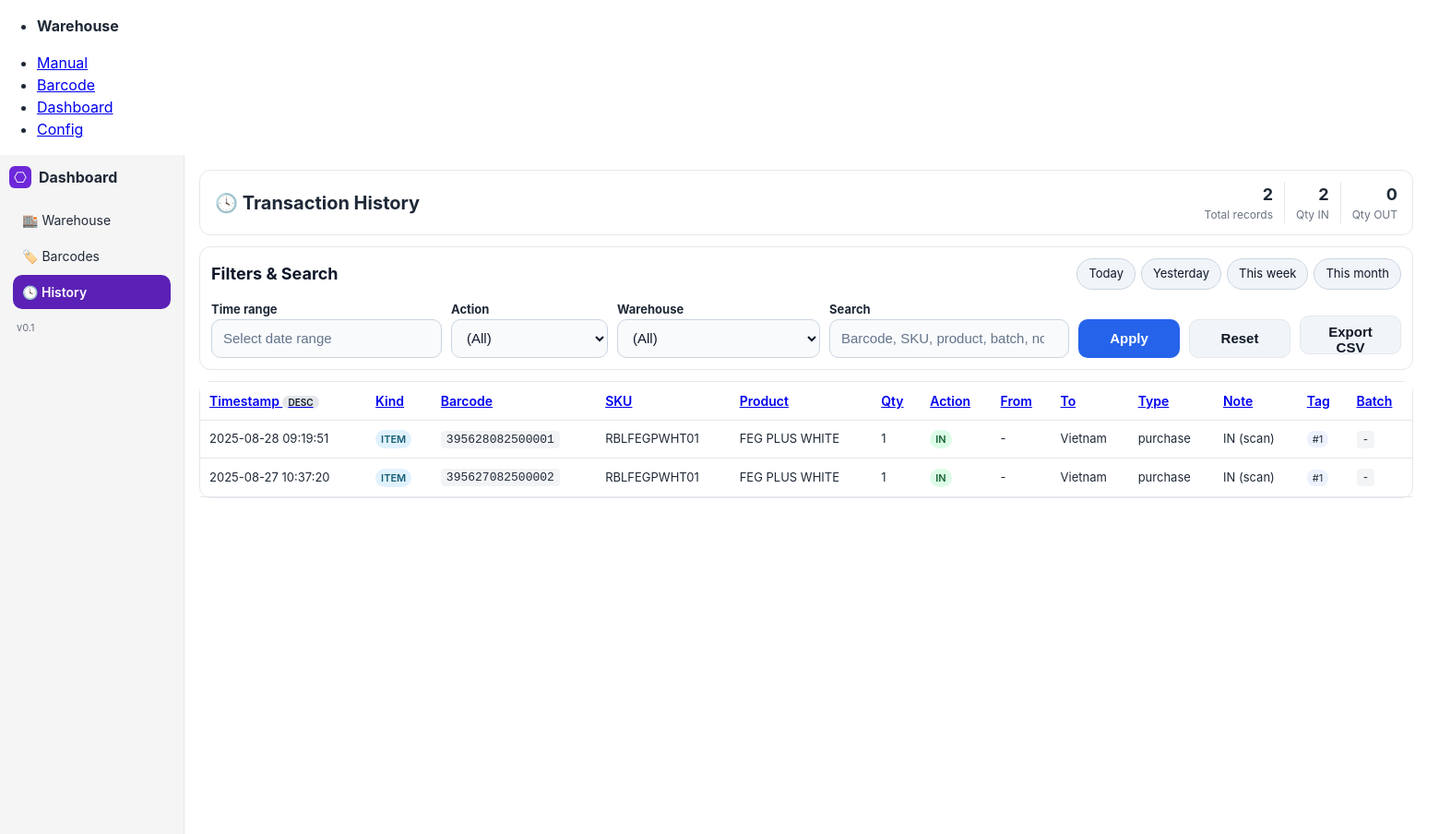
/dashboard/history/, run on an earlier commit of the app's database.
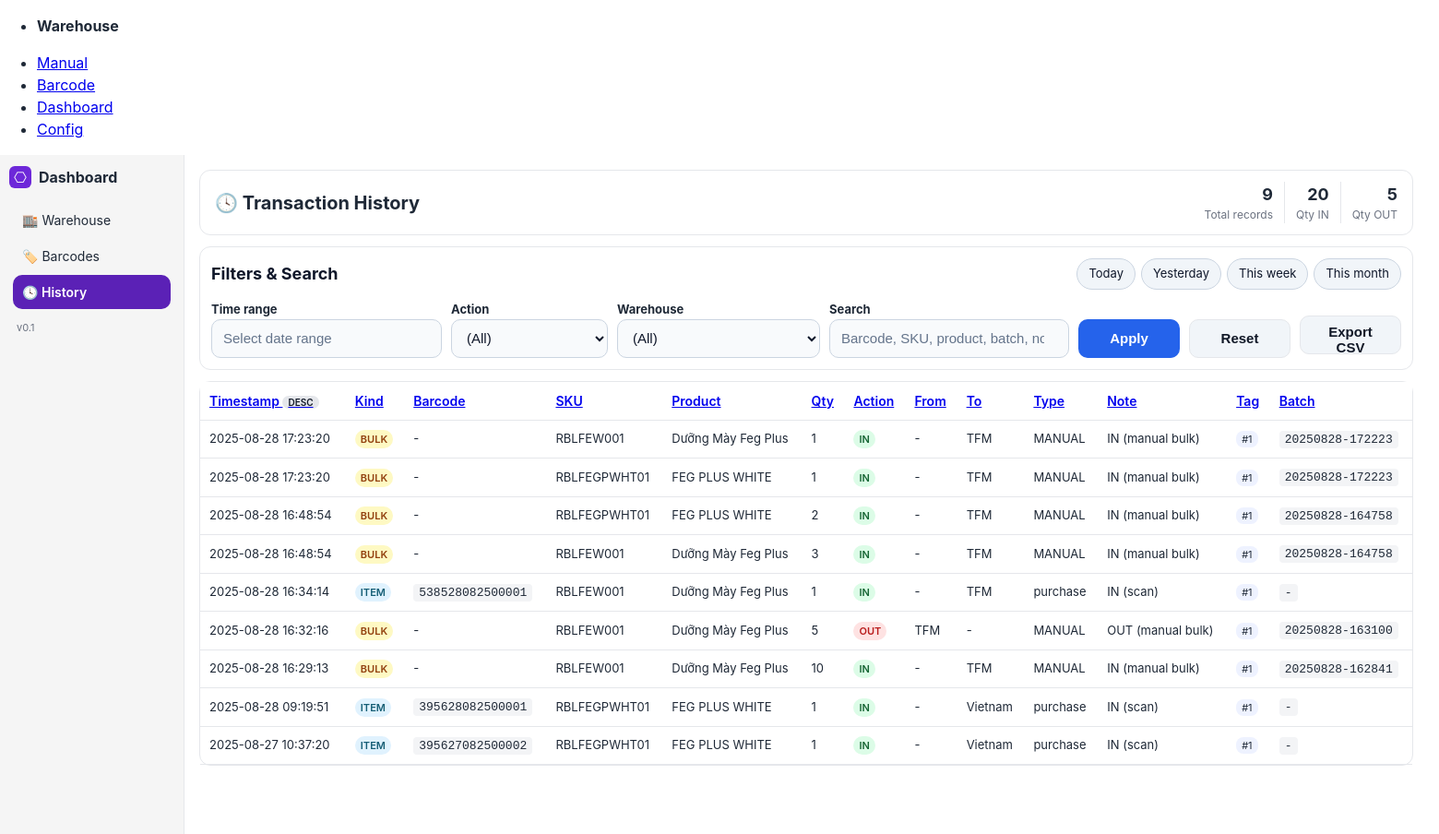
And on a later commit of the database.
### inventory/models.py (models this page shows, shortened)
class Move(models.Model):
    ACTIONS = (("IN", "IN"), ("OUT", "OUT"))
    item   = models.ForeignKey(Item, null=True, blank=True, on_delete=models.CASCADE, related_name="moves")
    product  = models.ForeignKey(Product, null=True, blank=True, on_delete=models.PROTECT)
    quantity = models.PositiveIntegerField(null=True, blank=True)
    action      = models.CharField(max_length=10, choices=ACTIONS)
    type_action = models.CharField(max_length=64, blank=True, default="")
    from_wh     = models.ForeignKey(Warehouse, null=True, blank=True, on_delete=models.PROTECT, related_name="moves_from")
    to_wh       = models.ForeignKey(Warehouse, null=True, blank=True, on_delete=models.PROTECT, related_name="moves_to")
    note        = models.CharField(max_length=255, blank=True, default="")
    created_at  = models.DateTimeField(auto_now_add=True, db_index=True)
    tag            = models.PositiveIntegerField(default=1, db_index=True)
    created_by     = models.ForeignKey('auth.User', null=True, blank=True, on_delete=models.SET_NULL)
    batch_id       = models.CharField(max_length=32, blank=True, db_index=True)
    duration_seconds = models.PositiveIntegerField(null=True, blank=True)
    class Meta:
        ordering = ["-created_at"]
        indexes = [
            models.Index(fields=["created_at", "action"]),
            models.Index(fields=["tag", "created_at"]),
            models.Index(fields=["batch_id"]),
        ]

class Item(models.Model):
    product      = models.ForeignKey("inventory.Product", on_delete=models.PROTECT)
    import_date  = models.DateField(default=timezone.localdate)  # ngày nhập (ddmmyy)
    seq          = models.PositiveIntegerField(null=True, blank=True)  # sẽ auto-gen
    barcode_text = models.CharField(max_length=15, unique=True, db_index=True)  # 4+6+5
    warehouse    = models.ForeignKey("inventory.Warehouse", null=True, blank=True, on_delete=models.PROTECT)
    status       = models.CharField(max_length=32, default="none")
    created_at   = models.DateTimeField(auto_now_add=True, db_index=True)
    class Meta:
        unique_together = (("product", "import_date", "seq"),)
        indexes = [
            models.Index(fields=["product", "import_date"]),
        ]
        ordering = ["-created_at"]

class Product(models.Model):
    sku   = models.CharField(max_length=64, unique=True, db_index=True)
    name  = models.CharField(max_length=255)
    code4 = models.CharField(
        max_length=4,
        unique=True,
        validators=[RegexValidator(r'^\d{4}$', 'Mã sản phẩm phải gồm đúng 4 chữ số.')],
        editable=False,  # không cho sửa trên form/admin
    )
    class Meta:
        ordering = ["id"]

class Warehouse(models.Model):
    code = models.CharField(max_length=32, unique=True)
    name = models.CharField(max_length=128)

### inventory/views.py (the view, shortened to what this page needs)
# urls.py: path("dashboard/history/", views.dashboard_history, name="dashboard_history"),
def dashboard_history(request):
    q = (request.GET.get("q") or "").strip()
    action = (request.GET.get("action") or "").strip().upper()
    wh_id = request.GET.get("wh") or ""
    start_s = request.GET.get("start") or ""
    end_s = request.GET.get("end") or ""
    sort = request.GET.get("sort") or "created_at"
    dir_ = (request.GET.get("dir") or "desc").lower()
    per = request.GET.get("per") or "200"
    try:
        per = max(1, min(int(per), 2000))
    except Exception:
        per = 200
    def parse_date(s):
        try:
            return datetime.strptime(s, "%Y-%m-%d").date()
        except Exception:
            return None
    start_d = parse_date(start_s)
    end_d = parse_date(end_s)
    today = timezone.now().date()
    yesterday = today - timedelta(days=1)
    week_start = today - timedelta(days=today.weekday())
    month_start = today.replace(day=1)
    qs = (
        Move.objects.select_related("item__product", "product", "from_wh", "to_wh")
        .prefetch_related("item__product")
    )
    if start_d:
        qs = qs.filter(created_at__date__gte=start_d)
    if end_d:
        qs = qs.filter(created_at__date__lte=end_d)
    if action in {"IN", "OUT"}:
        qs = qs.filter(action=action)
    if (request.GET.get("export") or "").lower() == "csv":
        return export_history_csv(qs)
    qs = qs.annotate(
        u_kind=Case(
            When(item__isnull=False, then=Value("ITEM")),
            default=Value("BULK"),
            output_field=CharField(),
        ),
        u_barcode=F("item__barcode_text"),
        u_sku=Coalesce(F("item__product__sku"), F("product__sku")),
        u_name=Coalesce(F("item__product__name"), F("product__name")),
        u_qty=Case(
            When(product__isnull=False, then=F("quantity")),  # BULK
            default=Value(1),                                 # ITEM
            output_field=IntegerField(),
        ),
    )
    sort_map = {
        "created_at": "created_at",
        "u_kind": "u_kind",
        "u_barcode": "u_barcode",
        "u_sku": "u_sku",
        "u_name": "u_name",
        "u_qty": "u_qty",
        "action": "action",
        "from_wh": "from_wh__code",
        "to_wh": "to_wh__code",
        "type_action": "type_action",
        "note": "note",
        "tag": "tag",
        "batch_id": "batch_id",
        "barcode": "u_barcode",
        "sku": "u_sku",
    }
    sort_field = sort_map.get(sort, "created_at")
    if dir_ != "asc":
        sort_field = "-" + sort_field
    qs = qs.order_by(sort_field)
    logs = list(qs[:per])
    total_rows = qs.count()
    def base_filtered():
        bq = Move.objects.select_related("product")
        if start_d:
            bq = bq.filter(created_at__date__gte=start_d)
        if end_d:
            bq = bq.filter(created_at__date__lte=end_d)
        if wh_id:
            bq = bq.filter(Q(from_wh_id=wh_id) | Q(to_wh_id=wh_id))
        return bq
    base_qs = base_filtered().annotate(
        u_qty=Case(
            When(product__isnull=False, then=F("quantity")),
            default=Value(1),
            output_field=IntegerField(),
        )
    )
    total_in_qty = base_qs.filter(action="IN").aggregate(s=Sum("u_qty"))["s"] or 0
    total_out_qty = base_qs.filter(action="OUT").aggregate(s=Sum("u_qty"))["s"] or 0
    analytics = calculate_advanced_analytics(base_qs, start_d, end_d)
    warehouses = Warehouse.objects.all().order_by("code")
    context = {
        "active_tab": "history",
        "logs": logs,
        "total_rows": total_rows,
        "total_in_qty": total_in_qty,
        "total_out_qty": total_out_qty,
        "q": q,
        "action": action,
        "wh_id": str(wh_id),
        "start": start_s,
        "end": end_s,
        "sort": request.GET.get("sort") or "created_at",
        "dir": dir_,
        "per": per,
        "warehouses": warehouses,
        "per_options": [100, 200, 500, 1000, 2000],
        "today": today.strftime("%Y-%m-%d"),
        "yesterday": yesterday.strftime("%Y-%m-%d"),
        "week_start": week_start.strftime("%Y-%m-%d"),
        "month_start": month_start.strftime("%Y-%m-%d"),
        **analytics,
    }
    return render(request, "inventory/dashboard_history.html", context)

### inventory/templates/inventory/dashboard_history.html (shortened to what this page needs)
{% extends "inventory/base.html" %}
{% block extra_head %}
<link rel="stylesheet" href="https://cdn.jsdelivr.net/npm/litepicker/dist/css/litepicker.css">
{% endblock %}
{% block content %}
<div class="dash-wrap">
  {% include "inventory/_dash_sidebar.html" %}
  <main class="dash-main">
    <div class="dash-page">
      <div class="dash-hero">
        <h2>🕓 Transaction History</h2>
        <div class="hero-stats">
          <div class="hero-stat">
            <div class="hero-stat-value">{{ total_rows }}</div>
            <div class="hero-stat-label">Total records</div>
          </div>
          <div class="hero-stat">
            <div class="hero-stat-value">{{ total_in_qty }}</div>
            <div class="hero-stat-label">Qty IN</div>
          </div>
          <div class="hero-stat">
            <div class="hero-stat-value">{{ total_out_qty }}</div>
            <div class="hero-stat-label">Qty OUT</div>
          </div>
        </div>
      </div>
      <div class="dash-panel">
        <div class="filters-header">
          <h3 class="filters-title">Filters & Search</h3>
          <div class="quick-filters">
            <a href="?start={{ today }}&end={{ today }}" class="quick-filter {% if start == today and end == today %}active{% endif %}">Today</a>
            <a href="?start={{ yesterday }}&end={{ yesterday }}" class="quick-filter">Yesterday</a>
            <a href="?start={{ week_start }}&end={{ today }}" class="quick-filter">This week</a>
            <a href="?start={{ month_start }}&end={{ today }}" class="quick-filter">This month</a>
          </div>
        </div>
        <form id="filterForm" method="get">
          <div class="filters">
            <div>
              <label>Time range</label>
              <div class="range-wrap">
                <input id="rangeDisplay" class="range-input" type="text" placeholder="Select date range" readonly>
              </div>
            </div>
            <div>
              <label>Action</label>
              <select name="action">
                <option value="">(All)</option>
              </select>
            </div>
            <div>
              <label>Warehouse</label>
              <select name="wh">
                <option value="">(All)</option>
              </select>
            </div>
            <div>
              <label>Search</label>
              <input type="search" name="q" value="{{ q }}" placeholder="Barcode, SKU, product, batch, note…">
            </div>
            <div><button type="submit" class="btn-s">Apply</button></div>
            <div><button type="button" class="btn-s btn-secondary" onclick="resetFilters()">Reset</button></div>
            <div><button type="button" class="btn-s btn-secondary" onclick="downloadCSV()">Export CSV</button></div>
          </div>
        </form>
      </div>
      <article class="table-card">
        <div class="table-wrap">
          <table role="grid">
            <thead>
              <tr>
                <th class="sortable"><a href="#" onclick="return sortBy('created_at')">Timestamp {% if sort == 'created_at' %}<span class="dir-badge">{{ dir|upper }}</span>{% endif %}</a></th>
                <th class="sortable"><a href="#" onclick="return sortBy('u_kind')">Kind {% if sort == 'u_kind' %}<span class="dir-badge">{{ dir|upper }}</span>{% endif %}</a></th>
                <th class="sortable"><a href="#" onclick="return sortBy('u_barcode')">Barcode {% if sort == 'u_barcode' %}<span class="dir-badge">{{ dir|upper }}</span>{% endif %}</a></th>
                <th class="sortable"><a href="#" onclick="return sortBy('u_sku')">SKU {% if sort == 'u_sku' %}<span class="dir-badge">{{ dir|upper }}</span>{% endif %}</a></th>
                <th class="sortable"><a href="#" onclick="return sortBy('u_name')">Product {% if sort == 'u_name' %}<span class="dir-badge">{{ dir|upper }}</span>{% endif %}</a></th>
                <th class="sortable"><a href="#" onclick="return sortBy('u_qty')">Qty {% if sort == 'u_qty' %}<span class="dir-badge">{{ dir|upper }}</span>{% endif %}</a></th>
                <th class="sortable"><a href="#" onclick="return sortBy('action')">Action {% if sort == 'action' %}<span class="dir-badge">{{ dir|upper }}</span>{% endif %}</a></th>
                <th class="sortable"><a href="#" onclick="return sortBy('from_wh')">From {% if sort == 'from_wh' %}<span class="dir-badge">{{ dir|upper }}</span>{% endif %}</a></th>
                <th class="sortable"><a href="#" onclick="return sortBy('to_wh')">To {% if sort == 'to_wh' %}<span class="dir-badge">{{ dir|upper }}</span>{% endif %}</a></th>
                <th class="sortable"><a href="#" onclick="return sortBy('type_action')">Type {% if sort == 'type_action' %}<span class="dir-badge">{{ dir|upper }}</span>{% endif %}</a></th>
                <th class="sortable"><a href="#" onclick="return sortBy('note')">Note {% if sort == 'note' %}<span class="dir-badge">{{ dir|upper }}</span>{% endif %}</a></th>
                <th class="sortable"><a href="#" onclick="return sortBy('tag')">Tag {% if sort == 'tag' %}<span class="dir-badge">{{ dir|upper }}</span>{% endif %}</a></th>
                <th class="sortable"><a href="#" onclick="return sortBy('batch_id')">Batch {% if sort == 'batch_id' %}<span class="dir-badge">{{ dir|upper }}</span>{% endif %}</a></th>
              </tr>
            </thead>
            <tbody>
              {% for m in logs %}
              <tr>
                <td>{{ m.created_at|date:"Y-m-d H:i:s" }}</td>
                <td>
                  {% if m.item %}<span class="status-badge" style="background:#e0f2fe;color:#155e75">ITEM</span>
                  {% else %}<span class="status-badge" style="background:#fef9c3;color:#92400e">BULK</span>{% endif %}
                </td>
                <td>
                  {% if m.item %}
                    <code style="background:#f3f4f6; padding:2px 6px; border-radius:4px">{{ m.item.barcode_text }}</code>
                  {% else %}-{% endif %}
                </td>
                <td>
                  {% if m.item %}{{ m.item.product.sku }}
                  {% elif m.product %}{{ m.product.sku }}
                  {% else %}-{% endif %}
                </td>
                <td style="max-width:260px; white-space:nowrap; overflow:hidden; text-overflow:ellipsis"
                    title="{% if m.item %}{{ m.item.product.name }}{% elif m.product %}{{ m.product.name }}{% endif %}">
                  {% if m.item %}{{ m.item.product.name }}
                  {% elif m.product %}{{ m.product.name }}
                  {% else %}-{% endif %}
                </td>
                <td>
                  {% if m.product %}{{ m.quantity }}
                  {% elif m.item %}1
                  {% else %}-{% endif %}
                </td>
                <td><span class="status-badge action-{{ m.action|lower }}">{{ m.action }}</span></td>
                <td>{% if m.from_wh %}{{ m.from_wh.code }}{% else %}-{% endif %}</td>
                <td>{% if m.to_wh %}{{ m.to_wh.code }}{% else %}-{% endif %}</td>
                <td>{{ m.type_action|default:"-" }}</td>
                <td style="max-width:240px; white-space:nowrap; overflow:hidden; text-overflow:ellipsis" title="{{ m.note }}">{{ m.note|default:"-" }}</td>
                <td><span style="background:#eef2ff; padding:2px 6px; border-radius:8px; font-size:11px">#{{ m.tag }}</span></td>
                <td><code style="background:#f3f4f6; padding:2px 6px; border-radius:4px">{{ m.batch_id|default:"-" }}</code></td>
              </tr>
              {% empty %}
              <tr><td colspan="13" style="text-align:center; padding:28px; color:var(--muted)">No transactions</td></tr>
              {% endfor %}
            </tbody>
          </table>
        </div>
      </article>
    </div>
  </main>
</div>
{% endblock %}

What changed in the data, as far as the page shows it:
added Move: created_at "2025-08-28 17:23:20", shows "BULK", product.sku "RBLFEW001", product.name "Dưỡng Mày Feg Plus", quantity "1", action "IN", to_wh.code "TFM", type_action "MANUAL", note "IN (manual bulk)", tag "1", batch_id "20250828-172223"
added Move: created_at "2025-08-28 17:23:20", shows "BULK", product.sku "RBLFEGPWHT01", product.name "FEG PLUS WHITE", quantity "1", action "IN", to_wh.code "TFM", type_action "MANUAL", note "IN (manual bulk)", tag "1", batch_id "20250828-172223"
added Move: created_at "2025-08-28 16:48:54", shows "BULK", product.sku "RBLFEGPWHT01", product.name "FEG PLUS WHITE", quantity "2", action "IN", to_wh.code "TFM", type_action "MANUAL", note "IN (manual bulk)", tag "1", batch_id "20250828-164758"
added Move: created_at "2025-08-28 16:48:54", shows "BULK", product.sku "RBLFEW001", product.name "Dưỡng Mày Feg Plus", quantity "3", action "IN", to_wh.code "TFM", type_action "MANUAL", note "IN (manual bulk)", tag "1", batch_id "20250828-164758"
added Move: created_at "2025-08-28 16:34:14", shows "ITEM", item.barcode_text "538528082500001", item.product.sku "RBLFEW001", item.product.name "Dưỡng Mày Feg Plus", action "IN", to_wh.code "TFM", type_action "purchase", note "IN (scan)", tag "1", batch_id "-"
added Move: created_at "2025-08-28 16:32:16", shows "BULK", product.sku "RBLFEW001", product.name "Dưỡng Mày Feg Plus", quantity "5", action "OUT", from_wh.code "TFM", type_action "MANUAL", note "OUT (manual bulk)", tag "1", batch_id "20250828-163100"
added Move: created_at "2025-08-28 16:29:13", shows "BULK", product.sku "RBLFEW001", product.name "Dưỡng Mày Feg Plus", quantity "10", action "IN", to_wh.code "TFM", type_action "MANUAL", note "IN (manual bulk)", tag "1", batch_id "20250828-162841"
Also different on the page:
{{ total_rows }}: "2" → "9"
{{ total_in_qty }}: "2" → "20"
{{ total_out_qty }}: "0" → "5"
